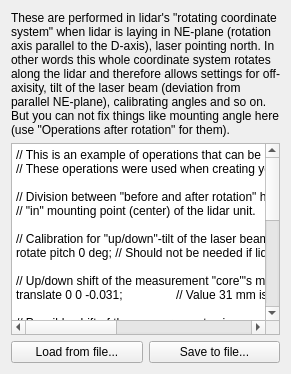
             <widget class="QWidget" name="tab_Lidar_OperationsBeforeRotation">
              <property name="autoFillBackground">
               <bool>true</bool>
              </property>
              <attribute name="title">
               <string>Operations before rotation</string>
              </attribute>
              <layout class="QVBoxLayout" name="verticalLayout_8">
               <item>
                <widget class="QLabel" name="label_LOSolver_OperationsDescription_2">
                 <property name="text">
                  <string>&lt;html&gt;&lt;head/&gt;&lt;body&gt;&lt;p&gt;These are performed in lidar's &amp;quot;rotating coordinate system&amp;quot; when lidar is laying in NE-plane (rotation axis parallel to the D-axis), laser pointing north. In other words this whole coordinate system rotates along the lidar and therefore allows settings for off-axisity, tilt of the laser beam (deviation from parallel NE-plane), calibrating angles and so on. But you can not fix things like mounting angle here (use &amp;quot;Operations after rotation&amp;quot; for them).&lt;/p&gt;&lt;/body&gt;&lt;/html&gt;</string>
                 </property>
                 <property name="wordWrap">
                  <bool>true</bool>
                 </property>
                </widget>
               </item>
               <item>
                <widget class="QPlainTextEdit" name="plainTextEdit_Lidar_TransformMatrixScript_BeforeRotation">
                 <property name="toolTip">
                  <string>Press shift-F1 for help</string>
                 </property>
                 <property name="whatsThis">
                  <string>&lt;html&gt;&lt;head/&gt;&lt;body&gt;&lt;p&gt;These operations are matrix translations/transforms generated using several commands. All operations are &amp;quot;chained&amp;quot; using matrix multiplication.&lt;/p&gt;&lt;p&gt;Each operation must end in &amp;quot;;&amp;quot;-character. Comments can be added using &amp;quot;//&amp;quot;-characters (rest of the line is interpreted as comment). Commands and arguments are case-insensitive.&lt;/p&gt;&lt;p&gt;Available commands: &lt;/p&gt;
&lt;ul&gt;
	&lt;li&gt;rotate &amp;lt;axis&amp;gt; &amp;lt;amount&amp;gt;  &amp;lt;unit&amp;gt;
	&lt;br&gt;Where: 
	&lt;ul&gt;
		&lt;li&gt;axis = 
		&lt;ul&gt;
			&lt;li&gt;&quot;n&quot;, &quot;x&quot; or &quot;roll&quot;: Rotate around N (roll/forward)-axis, positive values roll to the right&lt;/li&gt;
			&lt;li&gt;&quot;e&quot;, &quot;y&quot; or &quot;pitch&quot;: Rotate around Y (pitch/sideways(to the right))-axis, positive values turning the nose up&lt;/li&gt;
			&lt;li&gt;&quot;d&quot;, &quot;z&quot;, &quot;yaw&quot; or &quot;heading&quot;: Rotate around Z (yaw/down)-axis, positive values turning to clockwise direction in world-space&lt;/li&gt;
		&lt;/ul&gt;
		&lt;/li&gt;
		&lt;li&gt;amount = amount of rotation. Direction of rotation is defined by right-hand rule (directions explained above) &lt;/li&gt;
		&lt;li&gt;unit = 
		&lt;ul&gt;
			&lt;li&gt;&quot;rad&quot;: amount of rotation expressed as radians (0...2*pi for full round)&lt;/li&gt;
			&lt;li&gt;&quot;deg&quot;: amount of rotation expressed as degrees&lt;/li&gt;
		&lt;/ul&gt;
		&lt;/li&gt;
	&lt;/ul&gt;
	&lt;/li&gt;

	&lt;li&gt;translate &amp;lt;x&amp;gt; &amp;lt;y&amp;gt;  &amp;lt;z&amp;gt;
	&lt;br&gt;Where:
	&lt;ul&gt;
		&lt;li&gt;x, y and z = translation in different axes (initially XYZ corresponds to NED)&lt;/li&gt;
	&lt;/ul&gt;
	&lt;/li&gt;

	&lt;li&gt;multiply &amp;lt;m(1,1)&amp;gt; &amp;lt;m(1,2)&amp;gt; &amp;lt;m(1,3)&amp;gt; &amp;lt;m(1,4)&amp;gt; &amp;lt;m(2,1)&amp;gt; &amp;lt;m(2,2)&amp;gt; &amp;lt;m(2,3)&amp;gt; &amp;lt;m(2,4)&amp;gt; &amp;lt;m(3,1)&amp;gt; &amp;lt;m(3,2)&amp;gt; &amp;lt;m(3,3)&amp;gt; &amp;lt;m(3,4)&amp;gt;
	&lt;br&gt;Where: 
	&lt;ul&gt;
		&lt;li&gt;m(x,y): Value in matrix (x = row, y = column). Last row can not be defined as only affine transforms are supported.&lt;/li&gt;
	&lt;/ul&gt;
	&lt;/li&gt;
&lt;/ul&gt;

&lt;p&gt;
Example:&lt;br&gt;
// Division between &quot;before and after rotation&quot; here is done &quot;in&quot; mounting point (center) of the lidar unit.&lt;br&gt;
// Calibration for &quot;up/down&quot;-tilt (when lidar is lying on a NE-plane) of the laser beam:&lt;br&gt;
rotate pitch 0 deg; // Should not be needed if lidar is a quality unit&lt;br&gt;
// Up/down shift of the measurement &quot;core&quot;'s measurement thingies (rotating part with laser and receiver):&lt;br&gt;
translate 0 0 -0.031; // Value 31 mm is from RPLidar A3M1's spec (drawing)
&lt;/p&gt;
&lt;p&gt;
These operations are calculated only once when starting operations so calculating doesn't affect overall performance noticeably.
&lt;/p&gt;

&lt;/body&gt;&lt;/html&gt;</string>
                 </property>
                 <property name="lineWrapMode">
                  <enum>QPlainTextEdit::NoWrap</enum>
                 </property>
                 <property name="plainText">
                  <string>// This is an example of operations that can be used.
// These operations were used when creating youtube-video https://www.youtube.com/watch?v=WE_fD6qsLKQ

// Division between &quot;before and after rotation&quot; here is done
// &quot;in&quot; mounting point (center) of the lidar unit.

// Calibration for &quot;up/down&quot;-tilt of the laser beam (when lidar is lying on a NE-plane):
rotate pitch 0 deg; // Should not be needed if lidar is a quality unit

// Up/down shift of the measurement &quot;core&quot;'s measurement thingies (rotating part with laser and receiver):
translate 0 0 -0.031;	// Value 31 mm is from RPLidar A3M1's spec (drawing)

// Possible shift of the measurement axis:
// (could be shifted in side (=E/Y) axis if the laser is used as the axis)
// RPLidar A3M1 doesn't seem to need sideways shift, but 5 mm offset in N-axis
// (practically adding 5mm into distance measurement) allows smaller features
// to be visible after surface reconstruction. Without this the front legs of the 
// hare (in the video) are &quot;glued&quot; to the body. But this comes at a price of eroding
// the object somewhat.
translate 0.005 0 0;

// It's also possible to use multiline-commands and tabs (although this multiplication with identity matrix does nothing):
multiply	1	0	0	0
	0	1	0	0
	0	0	1	0;
</string>
                 </property>
                </widget>
               </item>
               <item>
                <layout class="QHBoxLayout" name="horizontalLayout_Lidar_OperationsBeforeRotation_LoadSave">
                 <item>
                  <widget class="QPushButton" name="pushButton_Lidar_OperationsBeforeRotation_Load">
                   <property name="text">
                    <string>Load from file...</string>
                   </property>
                  </widget>
                 </item>
                 <item>
                  <widget class="QPushButton" name="pushButton_Lidar_OperationsBeforeRotation_Save">
                   <property name="text">
                    <string>Save to file...</string>
                   </property>
                  </widget>
                 </item>
                </layout>
               </item>
              </layout>
             </widget>
